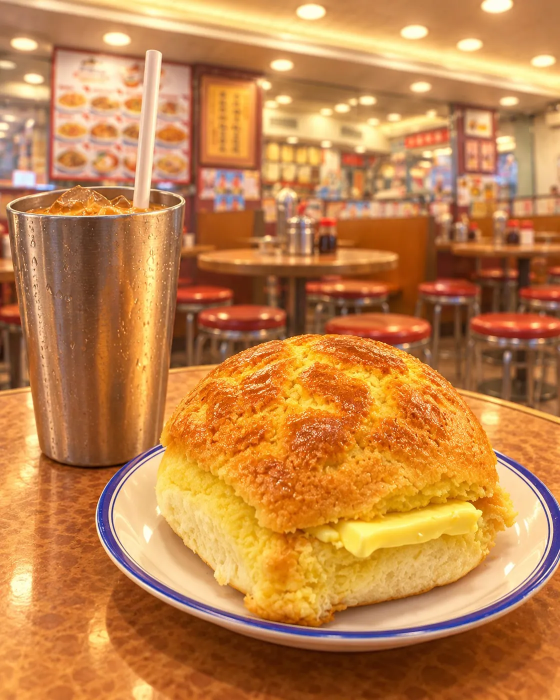
#> input picture img/07e393d610c169a833c3313513d3d44c.webp, 1120 x 1400 px (shown at 1/2 size)
$ python make-lockscreen.py ../img/07e393d610c169a833c3313513d3d44c.webp
#> lines starting #> are read from the running program, lines starting #| are printed output that depends on the picture
#!/usr/bin/env python3
"""Fond de l'écran verrouillé de TravelOS : les lanternes de la couverture du carnet sur fond nuit.

Format 2560 × 1600 (paysage de la tablette). En portrait, Android garde la bande centrale :
les lanternes y tiennent entièrement. Sortie : travelos/lockscreen/lanternes.webp
"""
import pathlib
from PIL import Image

ROOT = pathlib.Path(__file__).resolve().parent.parent
OUT = ROOT / "travelos" / "lockscreen"
OUT.mkdir(parents=True, exist_ok=True)

W, H = 2560, 1600
NIGHT = (14, 20, 38)
import sys
# Source : original HD passé en argument, sinon la version du carnet.
lan = Image.open(sys.argv[1] if len(sys.argv) > 1 else ROOT / "img" / "cover-lanternes.webp").convert("RGBA")
lan = lan.crop(lan.getbbox())
scale = min(980 / lan.width, (H * 0.9) / lan.height)
#> scale = 0.875
lan = lan.resize((round(lan.width * scale), round(lan.height * scale)), Image.LANCZOS)
#> lan: PIL image 980x1225 RGBA
canvas = Image.new("RGBA", (W, H), NIGHT + (255,))
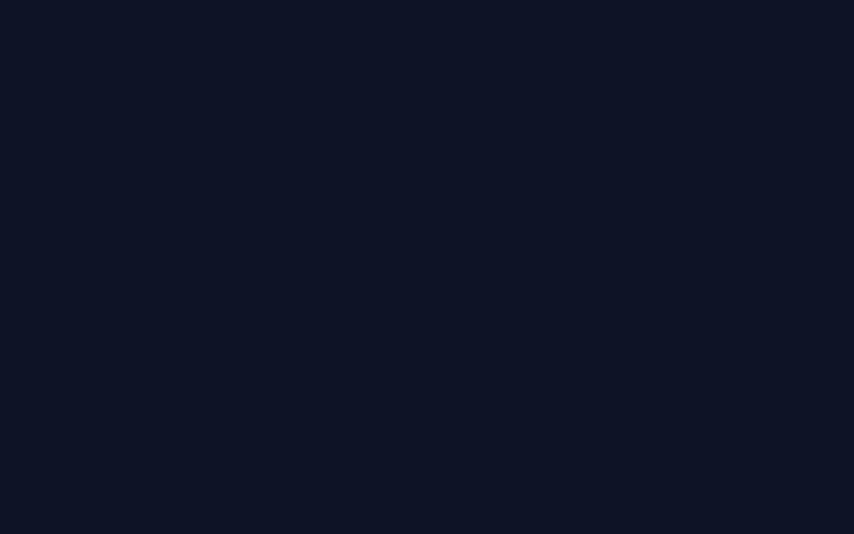
#> canvas: PIL image 2560x1600 RGBA (shown at 1/3 size); mean R, G, B, A 14, 20, 38, 255
canvas.alpha_composite(lan, ((W - lan.width) // 2, 0))
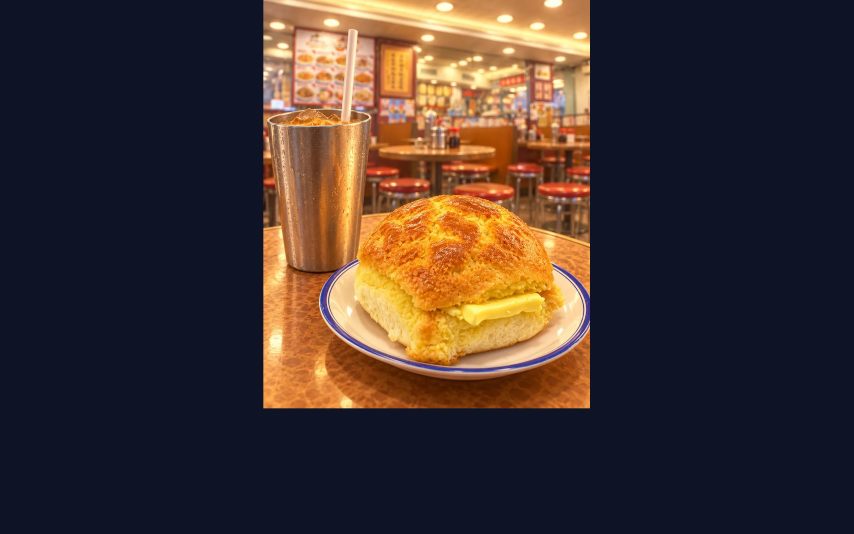
#> canvas: PIL image 2560x1600 RGBA (shown at 1/3 size); mean R, G, B, A 66.5, 52.4, 48.3, 255
canvas.convert("RGB").save(OUT / "lanternes.webp", quality=92)
print(f"lanternes.webp : {lan.width}×{lan.height} sur {W}×{H}")
#| lanternes.webp : 980×1225 sur 2560×1600

$ run again, on img/1c3624d868f198f5e474bf9dc0e9af04.webp
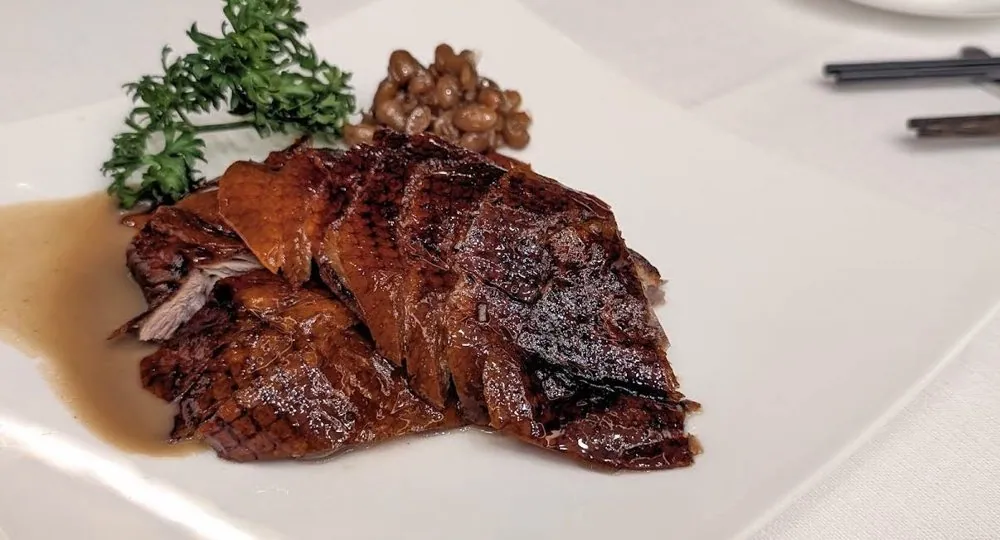
#> input picture img/1c3624d868f198f5e474bf9dc0e9af04.webp, 1000 x 540 px
#> `canvas.alpha_composite(lan, ((W - lan.width) // 2, 0))`:
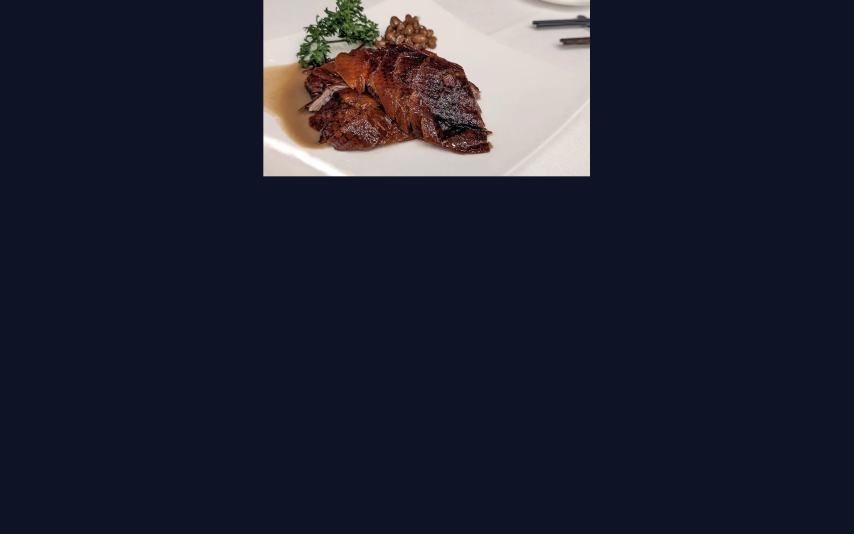
#> canvas: PIL image 2560x1600 RGBA (shown at 1/3 size); mean R, G, B, A 33.6, 36.4, 50.9, 255
#| lanternes.webp : 980×529 sur 2560×1600
